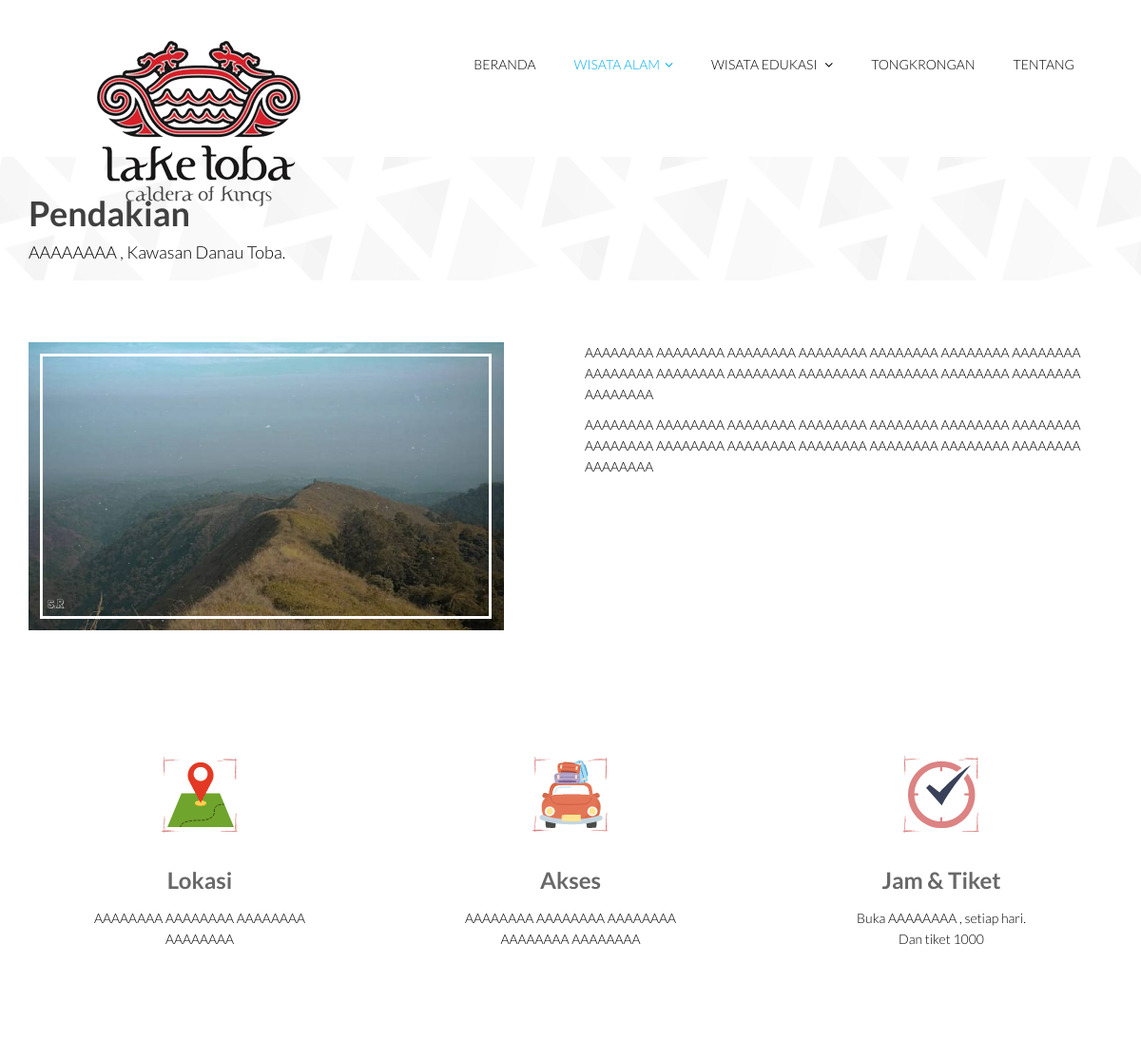
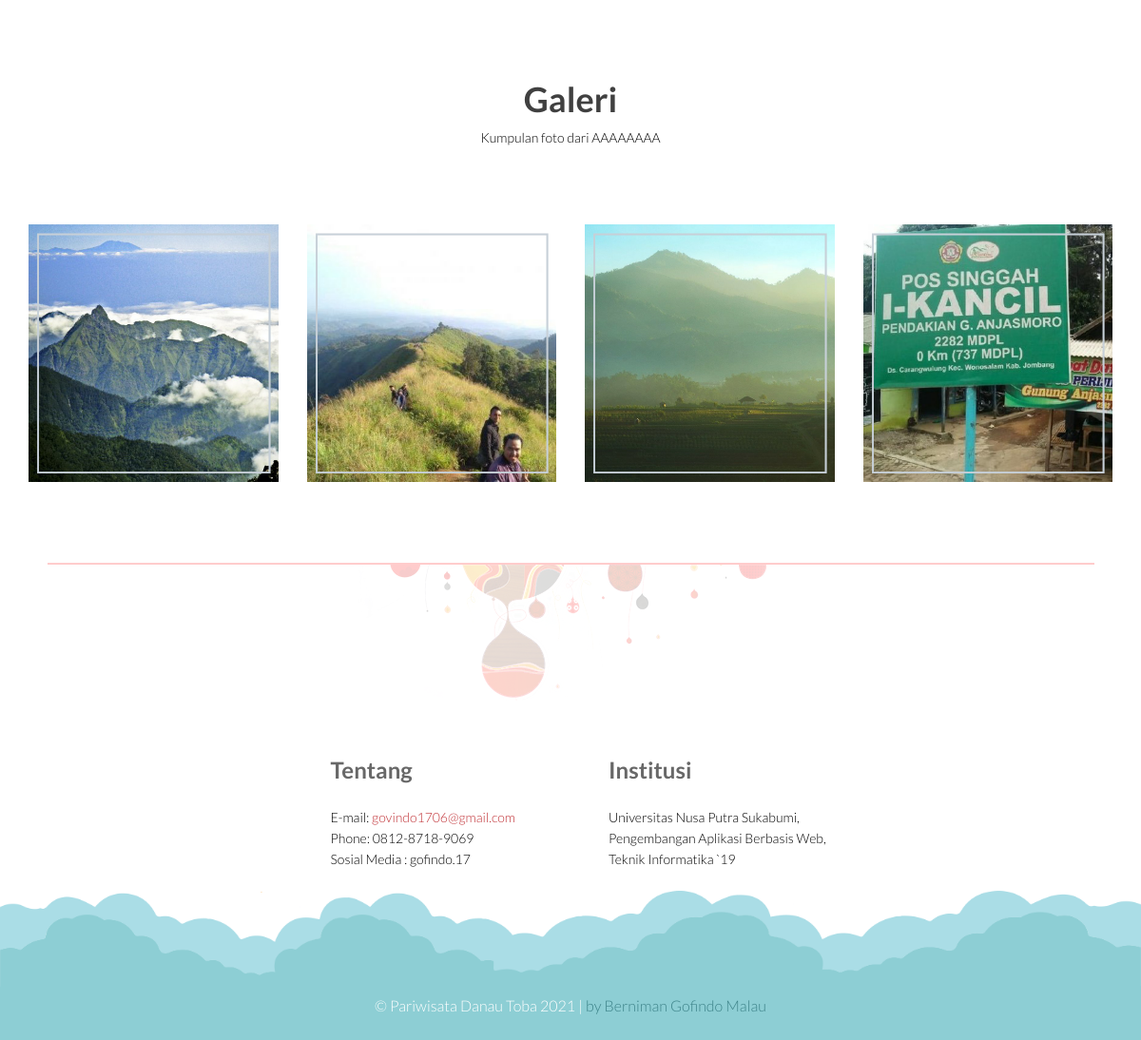
The app's page /wisata_pegunungan.php with its own data (2 pictures, top to bottom).
### tables this page shows
CREATE TABLE `tbwisata` (
  `kdwisata` int(10) NOT NULL,
  `kdkategori` int(10) NOT NULL,
  `wisata` varchar(50) NOT NULL,
  `lokasi` mediumtext NOT NULL,
  `ket1` longtext NOT NULL,
  `ket2` longtext NOT NULL,
  `image` blob NOT NULL,
  `akses` longtext NOT NULL,
  `waktu` varchar(50) NOT NULL,
  `tiket` int(10) NOT NULL
);

CREATE TABLE `tbkategori` (
  `kdkategori` int(10) NOT NULL,
  `kategori` varchar(50) NOT NULL,
  `ket` varchar(50) NOT NULL
);

CREATE TABLE `tbdetailwisata` (
  `kdwisata` int(10) NOT NULL,
  `g1` blob NOT NULL,
  `g2` blob NOT NULL,
  `g3` blob NOT NULL,
  `g4` blob NOT NULL
);

### wisata_pegunungan.php (the view, shortened to what this page needs)
<!DOCTYPE html>
<html lang="en">
<head>
    <link href="css/bootstrap.min.css" rel="stylesheet">
    <link href="css/font-awesome.min.css" rel="stylesheet">
    <link href="css/animate.min.css" rel="stylesheet">
    <link href="css/lightbox.css" rel="stylesheet">
    <link href="css/main.css" rel="stylesheet">
    <link href="css/responsive.css" rel="stylesheet">
</head>
<body>
    <header id="header">
        <div class="navbar navbar-inverse" role="banner">
            <div class="container">
                <div class="navbar-header">
                    <a class="navbar-brand" href="index.php">
                        <h1><img src="images/kaldera.png" alt="logo"></h1>
                    </a>
                </div>
                <div class="collapse navbar-collapse">
                    <ul class="nav navbar-nav navbar-right">
                        <li><a href="index.php"><h5>Beranda</h5></a></li>
                        <li class="active" class="dropdown"><a href="#"><h5>Wisata Alam<i class="fa fa-angle-down"></i></h5></a>
                        </li>
                        <li class="dropdown"><a><h5>Wisata Edukasi <i class="fa fa-angle-down"></i></h5></a>
                        </li>
                        <li class="dropdown"><a href="wisata_tongkrongan.php"><h5>Tongkrongan</h5></a></li>
                        <li><a href="tentang.php"><h5>Tentang</h5></a></li>
                    </ul>
                </div>
            </div>
        </div>
    </header>
<?php
include("koneksi.php");
echo '
      <div class="box">
        <div class="box-body">
';
?>
<?php
$sql = "SELECT * from tbwisata INNER JOIN tbkategori ON(tbwisata.kdkategori = tbkategori.kdkategori) INNER JOIN tbdetailwisata ON(tbwisata.kdwisata = tbdetailwisata.kdwisata) WHERE tbwisata.kdkategori=1";
$hsl = mysqli_query($con, $sql);
while ($data=mysqli_fetch_array($hsl)) {
echo "<tr>";
$wisata = $data["wisata"];
$lokasi = $data["lokasi"];
$ket1 = $data["ket1"];
$ket2 = $data["ket2"];
$akses = $data["akses"];
$waktu = $data["waktu"];
$tiket = $data["tiket"];
$kategori = $data["kategori"];
?>
    <section id="page-breadcrumb">
        <div class="vertical-center sun">
             <div class="container">
                <div class="row">
                    <div class="action">
                        <div class="col-sm-12">
                            <h1 class="title"><b><?php echo "$kategori";  ?></b></h1>
                            <p><?php echo "$wisata";  ?>, Kawasan Danau Toba.</p>
                        </div>
                     </div>
                </div>
            </div>
        </div>
   </section>
    <section id="company-information" class="padding wow fadeIn" data-wow-duration="1000ms" data-wow-delay="300ms">
        <div class="container">
            <div class="row">
                <div class="col-sm-6">
                    <?php echo "<img src='images/wisata/$data[image]' class='img-responsive' />";?>
                </div>
                <div class="col-sm-6">
                    <p><?php echo "$ket1";  ?></p>
                    <p><?php echo "$ket2";  ?></p>
                </div>
            </div>
        </div>
    </section>
    <section id="services">
        <div class="container">
            <div class="row">
                <div class="col-sm-4 text-center padding wow fadeIn" data-wow-duration="1000ms" data-wow-delay="300ms">
                    <div class="single-service">
                        <div class="wow scaleIn" data-wow-duration="500ms" data-wow-delay="300ms">
                            <img src="images/home/icon1.png" alt="">
                        </div>
                        <h2><b>Lokasi</b></h2>
                        <p><?php echo "$lokasi";?></p>
                    </div>
                </div>
                <div class="col-sm-4 text-center padding wow fadeIn" data-wow-duration="1000ms" data-wow-delay="600ms">
                    <div class="single-service">
                        <div class="wow scaleIn" data-wow-duration="500ms" data-wow-delay="600ms">
                            <img src="images/home/icon2.png" alt="">
                        </div>
                        <h2><b>Akses</b></h2>
                        <p><?php echo "$akses";?></p>
                    </div>
                </div>
                <div class="col-sm-4 text-center padding wow fadeIn" data-wow-duration="1000ms" data-wow-delay="900ms">
                    <div class="single-service">
                        <div class="wow scaleIn" data-wow-duration="500ms" data-wow-delay="900ms">
                            <img src="images/home/icon3.png" alt="">
                        </div>
                        <h2><b>Jam & Tiket </b></h2>
                        <p>Buka <?php echo "$waktu";?>, setiap hari.<br>Dan tiket <?php echo "$tiket";?></p>
                    </div>
                </div>
            </div>
        </div>
    </section>
    <section id="team">
        <div class="container">
            <div class="row">
                <h1 class="title text-center wow fadeInDown" data-wow-duration="500ms" data-wow-delay="300ms"><b>Galeri</b></h1>
                <p class="text-center wow fadeInDown" data-wow-duration="400ms" data-wow-delay="400ms"> Kumpulan foto dari <?php echo "$wisata";?></p>
                <div id="team-carousel" class="carousel slide wow fadeIn" data-ride="carousel" data-wow-duration="400ms" data-wow-delay="400ms">
                    <div class="carousel-inner">
                        <div class="item active">
                            <div class="col-sm-3 col-xs-6">
                                <div class="team-single-wrapper">
                                    <div class="team-single">
                                        <div class="person-thumb">
                                            <?php echo "<img src='images/wisata/$data[g1]' class='img-responsive' />";?>
                                        </div>
                                    </div>
                                </div>
                            </div>
                            <div class="col-sm-3 col-xs-6">
                                <div class="team-single-wrapper">
                                    <div class="team-single">
                                        <div class="person-thumb">
                                            <?php echo "<img src='images/wisata/$data[g2]' class='img-responsive' />";?>
                                        </div>
                                    </div>
                                </div>
                            </div>
                            <div class="col-sm-3 col-xs-6">
                                <div class="team-single-wrapper">
                                    <div class="team-single">
                                        <div class="person-thumb">
                                            <?php echo "<img src='images/wisata/$data[g3]' class='img-responsive' />";?>
                                        </div>
                                    </div>
                                </div>
                            </div>
                            <div class="col-sm-3 col-xs-6">
                                <div class="team-single-wrapper">
                                    <div class="team-single">
                                        <div class="person-thumb">
                                            <?php echo "<img src='images/wisata/$data[g4]' class='img-responsive' />";?>
                                        </div>
                                    </div>
                                </div>
                            </div>
                        </div>
                    </div>
                </div>
            </div>
        </div>
    </section>
<?php } ?>
<?php include 'footer.php'; ?>

### css/main.css (style rules this page uses)
body { background: #fff; font-family: 'Lato', sans-serif; font-weight: 300; font-size: 14px; line-height: 22px; color: #000; }
html { height: 100%; }
a { color:#C03035; }
a { -webkit-transition: 300ms; transition: 300ms; }
ul { list-style: none; }
h1, h2, h3, h4, h5, h6 { font-family: 'Lato', sans-serif; font-weight: 300; }
h1 { color: #686868; }
h2 { font-size: 24px; color: #686868; }
.padding { padding: 65px 0; }
#header { margin-bottom: 0; padding: 30px 0 60px 0; }
#header .navbar-inverse .container { position: relative; }
#header .navbar { background: #fff; border: 0; margin-bottom: 0; }
#header .navbar-brand { padding: 0; margin-left: 0; }
#header .navbar-brand h1 { padding: 0; margin: 0; }
#header .navbar-nav.navbar-right >li:last-child { margin-right: 20px; }
#header .navbar-nav.navbar-right >li a { color: #000; font-size: 12px; padding: 20px; text-transform: uppercase; font-weight: 300; }
#header .navbar-inverse .navbar-nav li.active > a, #header .navbar-inverse .navbar-nav li.active > a:focus, #header .navbar-nav.navbar-right li > a:hover, .navbar-inverse .navbar-nav > .open > a { background-color: inherit; border: 0; color: #00aeef; }
.fa-angle-down { padding-left: 5px; }
.scaleIn { -webkit-animation-name: scaleIn; animation-name: scaleIn; }
.vertical-center { display: table-cell; vertical-align: middle; width: 100%; position: statice; }
.single-service { overflow: hidden; display: block; }
.single-service img { margin-bottom: 35px; }
.single-service h2 { margin-top: 0; margin-bottom: 15px; }
.single-service p { padding: 0 48px; }
.action p { font-size: 18px; margin-bottom: 0; font-weight: 300; }
.title { color: #404040; font-weight: 300; }
#action , #page-breadcrumb { position: relative; }
#page-breadcrumb { background-image: url(../images/home/tour-bg.png); background-color: #fbfafa; background-repeat: repeat-x; height: 130px; background-position: center; display: table; position: static; width: 100%; }
#team { padding: 85px 0; }
#team-carousel { margin-top: 80px; }
.single-service img { height: 85px; }
.team-single { position: relative; }
.person-thumb { position: relative; }

### records on screen
tbwisata: kdkategori.kategori "Pendakian", wisata "AAAAAAAA", image (picture), ket1 "AAAAAAAA AAAAAAAA AAAAAAAA AAAAAAAA AAAAAAAA AAAAAAAA AAAAAAAA AAAAAAAA AAAAAAAA AAAAAAAA AAAAAAAA AAAAAAAA AAAAAAAA AAAAAAAA AAAAAAAA", ket2 "AAAAAAAA AAAAAAAA AAAAAAAA AAAAAAAA AAAAAAAA AAAAAAAA AAAAAAAA AAAAAAAA AAAAAAAA AAAAAAAA AAAAAAAA AAAAAAAA AAAAAAAA AAAAAAAA AAAAAAAA", lokasi "AAAAAAAA AAAAAAAA AAAAAAAA AAAAAAAA", akses "AAAAAAAA AAAAAAAA AAAAAAAA AAAAAAAA AAAAAAAA", waktu "AAAAAAAA", tiket "1000", tbdetailwisata.g1 (picture), tbdetailwisata.g2 (picture), tbdetailwisata.g3 (picture), tbdetailwisata.g4 (picture)
